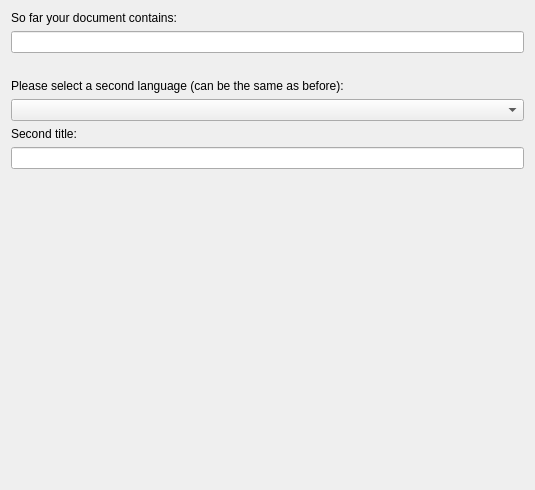
<ui version="4.0" >
 <class>SecondIdentifierLanguagePage</class>
 <widget class="QWidget" name="SecondIdentifierLanguagePage" >
  <property name="geometry" >
   <rect>
    <x>0</x>
    <y>0</y>
    <width>531</width>
    <height>490</height>
   </rect>
  </property>
  <layout class="QVBoxLayout" >
   <item>
    <widget class="QLabel" name="label_5" >
     <property name="text" >
      <string>So far your document contains:</string>
     </property>
    </widget>
   </item>
   <item>
    <widget class="QLineEdit" name="firstLanguageName" >
     <property name="focusPolicy" >
      <enum>Qt::NoFocus</enum>
     </property>
     <property name="toolTip" >
      <string>To change the first selection go back one page.</string>
     </property>
     <property name="readOnly" >
      <bool>true</bool>
     </property>
    </widget>
   </item>
   <item>
    <spacer>
     <property name="orientation" >
      <enum>Qt::Vertical</enum>
     </property>
     <property name="sizeType" >
      <enum>QSizePolicy::Fixed</enum>
     </property>
     <property name="sizeHint" >
      <size>
       <width>513</width>
       <height>20</height>
      </size>
     </property>
    </spacer>
   </item>
   <item>
    <widget class="QLabel" name="label_2" >
     <property name="text" >
      <string>Please select a second language (can be the same as before):</string>
     </property>
     <property name="buddy" >
      <cstring>languageComboBox</cstring>
     </property>
    </widget>
   </item>
   <item>
    <widget class="QComboBox" name="languageComboBox" >
     <property name="toolTip" >
      <string>The language of the second column of vocabulary.</string>
     </property>
    </widget>
   </item>
   <item>
    <widget class="QLabel" name="label" >
     <property name="text" >
      <string>Second title:</string>
     </property>
     <property name="buddy" >
      <cstring>identifierNameLineEdit</cstring>
     </property>
    </widget>
   </item>
   <item>
    <widget class="QLineEdit" name="identifierNameLineEdit" >
     <property name="toolTip" >
      <string>This does not have to be a language. Anything goes: Definition, Chinese simplified or anything else you want to learn.</string>
     </property>
    </widget>
   </item>
   <item>
    <spacer>
     <property name="orientation" >
      <enum>Qt::Vertical</enum>
     </property>
     <property name="sizeHint" >
      <size>
       <width>20</width>
       <height>40</height>
      </size>
     </property>
    </spacer>
   </item>
  </layout>
 </widget>
 <resources/>
 <connections/>
</ui>
